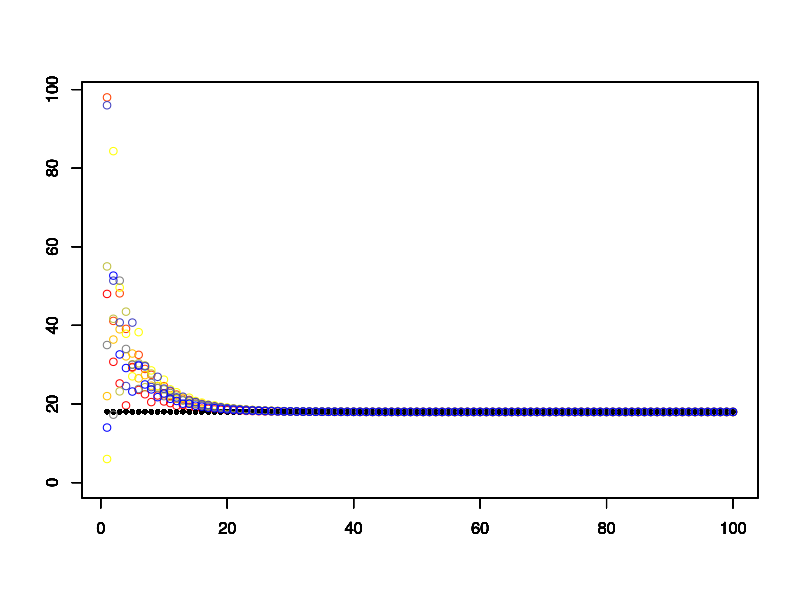

Write the R code that produced this figure.


# 5/16/12020
# absorbing matrix function with more than one absorbing states

p.absorbing.matrix = function(len.vector, absorbing.states){
  # this function takes a vector length V as an argument 
  # and makes a VxV matrix with random numbers 
  # and with one absorbing state
  m = list()
  
  for(k in 1:(len.vector)){ # len.vector - 1 in order to have a spare state for the absorbing state
    
    v = c(0, runif(1, 0, 1) )
    
    for(i in 1:(len.vector-1)){
      if(i == (len.vector)){append(v, 1-sum(v))}else(
        v = append(v, runif(1, 0, 1-sum(v))  ) )
    }
    # order randomly
    v.order = sample(1:len.vector, len.vector, replace = FALSE)
    v = v[order(v.order)]
    m[[k]] = v
  }
  # turn list m into a matrix m
  m = matrix(simplify2array(m), nrow = len.vector) 
  v.order = sample(1:len.vector, len.vector, replace = FALSE)
  m = m[,order(v.order)]  # randomly shuffle the columns
  
  #randomly decide which columns are the absorbing states, call it vector x
  x = sample(len.vector, absorbing.states, replace = FALSE)
  #m[x,] = 0
  m[,x] = 0
  for(j in 1:absorbing.states){m[x[j],x[j]] = 1}
  
  return( m )
}


# plot absorbing matrix results


len.vector = 10

ss = round(runif(len.vector, 1, 100 ))
s = ss
s
ll = list(s)

ntrials = 100
absorbing.states = 1

m = p.absorbing.matrix(len.vector, absorbing.states)

for(i in 2:ntrials){
  s = s %*% m # matrix multiplicatoin is %*%
  ll[[i]] = s
}

#plot s as a dataframe version of the simplified ll
df = as.data.frame(t(simplify2array(ll)))
df = cbind(c(1:ntrials), df)
cols = colorRampPalette(c("red", "yellow", "blue"))(len.vector-1)

x = which(m %in% 1)%%len.vector #find the column number in matrix m that is the absorbing state
x[which(x == 0)] = len.vector #if it is the last column, then this  modulo method  needs to be chanced to len.vector instead of 0
k = 1

for(i in 1:len.vector){
  
  if(k<=length(x)){if(i == x[k]){    
    plot(df$`c(1:ntrials)`, df[,i+1], # plot absorbing state with black dashes
         col = "black", pch = 16, cex = 0.8, ylim = c(0, max(ss)), ylab = "", xlab = "")
    par(new = TRUE); k = k+1; next}}
  
  if(i < len.vector){ # plot the other states with colorful symbols
    plot(df$`c(1:ntrials)`, df[,i+1], 
         col = cols[i], ylim = c(0, max(ss)), ylab = "", xlab = "")
    par(new = TRUE)
  }else( # last state doesn't have the par(new = TRUE) statement
    plot(df$`c(1:ntrials)`, df$V1, col = cols[i], 
         ylim = c(0, max(ss)), ylab = "", xlab = "")
  )
  
}

dev.off()
